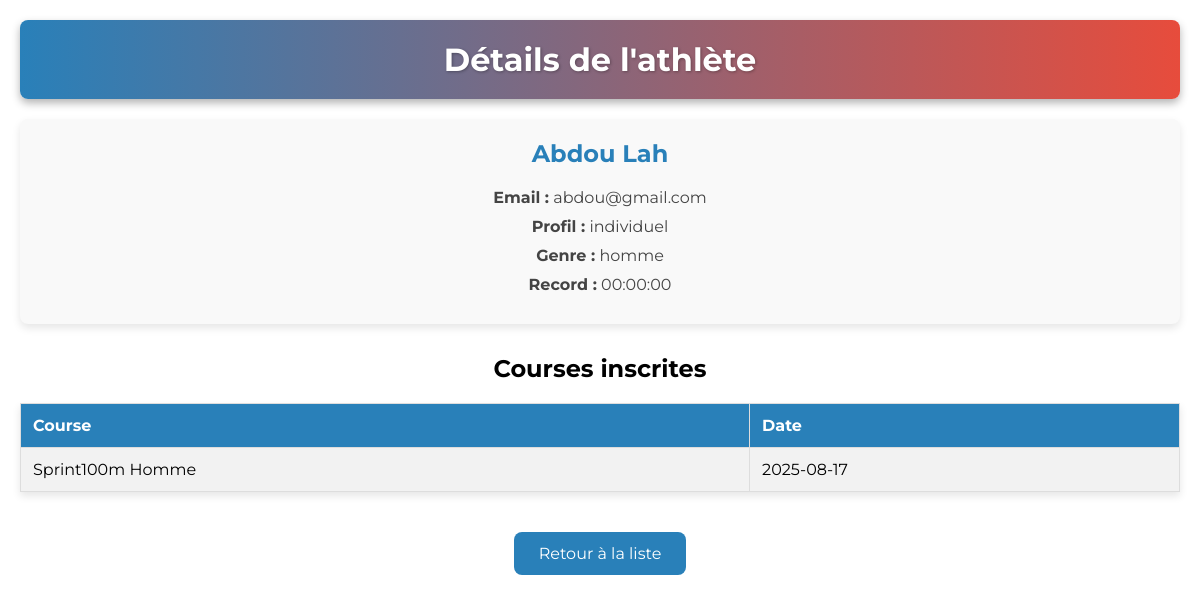
The page /sprint_meetNV/admin/details_athlete.php?id=13 (signed in) on the database its author committed.
### tables this page shows
CREATE TABLE users (
  id int NOT NULL,
  nom varchar(100) NOT NULL,
  prenom varchar(100) NOT NULL,
  email varchar(100) NOT NULL,
  mot_de_passe varchar(255) NOT NULL,
  role enum('admin','arbitre','athlete') NOT NULL DEFAULT 'athlete',
  profil enum('individuel','equipe') DEFAULT 'individuel',
  sexe enum('homme','femme') DEFAULT 'homme',
  pays varchar(100) DEFAULT NULL,
  age int DEFAULT NULL,
  club varchar(100) DEFAULT NULL,
  discipline varchar(50) DEFAULT NULL,
  discipline_equipe varchar(50) DEFAULT NULL,
  record_officiel varchar(20) DEFAULT NULL,
  fichier_record varchar(255) DEFAULT NULL,
  diplome varchar(255) DEFAULT NULL,
  piece_identite varchar(255) DEFAULT NULL,
  identifiant varchar(100) DEFAULT NULL,
  fichier_certif varchar(255) DEFAULT NULL,
  date_creation timestamp NOT NULL DEFAULT CURRENT_TIMESTAMP
);

CREATE TABLE courses (
  id int NOT NULL,
  nom varchar(100) NOT NULL,
  course_type enum('Sprint100m','Sprint200m','Sprint400m','Haies100m','Haies110m','Haies400m','Relais4x100m','Relais4x400m','Autre') NOT NULL,
  round_type enum('Series','DemiFinale','Finale') NOT NULL,
  date_course date NOT NULL,
  statut_inscription enum('ouvert','ferme') DEFAULT 'ouvert'
);

### sprint_meetNV/admin/details_athlete.php (the view, shortened to what this page needs)
<?php
require_once '../includes/db_connect.php';
$id = $_GET['id'];
$sql = "SELECT * FROM users WHERE id = $id AND role = 'athlete'";
$result = mysqli_query($conn, $sql);
$athlete = mysqli_fetch_assoc($result);
$sql_courses = "SELECT c.nom, c.date_course
                FROM courses c
                JOIN inscriptions i ON c.id = i.course_id
                WHERE i.user_id = $id";
$result_courses = mysqli_query($conn, $sql_courses);
$courses = mysqli_fetch_all($result_courses, MYSQLI_ASSOC);
?>
<!DOCTYPE html>
<html lang="fr">
<head>
</head>
<body>
    <header>
        <h1>Détails de l'athlète</h1>
    </header>
    <div class="info-athlete">
        <h2><?php echo $athlete['prenom'] . ' ' . $athlete['nom']; ?></h2>
        <p><strong>Email :</strong> <?php echo $athlete['email']; ?></p>
        <p><strong>Profil :</strong> <?php echo $athlete['profil']; ?></p>
        <p><strong>Genre :</strong> <?php echo $athlete['sexe']; ?></p>
        <p><strong>Record :</strong> <?php echo $athlete['record_officiel']; ?></p>
    </div>
    <h2>Courses inscrites</h2>
    <table class="courses-table">
        <tr>
            <th>Course</th>
            <th>Date</th>
        </tr>
        <?php foreach ($courses as $course): ?>
            <tr>
                <td><?php echo $course['nom']; ?></td>
                <td><?php echo $course['date_course']; ?></td>
            </tr>
        <?php endforeach; ?>
    </table>
    <a href="athletes.php" class="retour">Retour à la liste</a>
</body>
</html>

### sprint_meetNV/admin/details_athlete.php (style rules this page uses)
:root { --primary-blue: #2980b9; --secondary-red: #e74c3c; --white: #fff; --black: #000; }
* { margin: 0; padding: 0; box-sizing: border-box; }
body { font-family: 'Montserrat', sans-serif; background: var(--white); color: var(--black); text-align: center; min-height: 100vh; padding: 20px; max-width: 1200px; margin: 0 auto; }
header { background: linear-gradient(90deg, var(--primary-blue), var(--secondary-red)); padding: 20px; border-radius: 8px; margin-bottom: 20px; box-shadow: 0 4px 8px rgba(0,0,0,0.3); color: var(--white); }
h1 { font-size: 2rem; text-shadow: 1px 1px 3px rgba(0,0,0,0.3); }
.info-athlete { background: #f9f9f9; padding: 20px; border-radius: 8px; box-shadow: 0 4px 8px rgba(0,0,0,0.1); margin-bottom: 30px; }
.info-athlete h2 { color: var(--primary-blue); margin-bottom: 20px; }
.info-athlete p { margin: 10px 0; color: #444; }
.courses-table { width: 100%; border-collapse: collapse; margin: 20px 0; box-shadow: 0 4px 8px rgba(0,0,0,0.1); }
.courses-table th, .courses-table td { padding: 12px; text-align: left; border: 1px solid #ddd; }
.courses-table th { background-color: var(--primary-blue); color: var(--white); }
.courses-table tr:nth-child(even) { background-color: #f2f2f2; }
.retour { display: inline-block; padding: 12px 25px; background: var(--primary-blue); color: var(--white); text-decoration: none; border-radius: 8px; margin-top: 20px; transition: background-color 0.3s ease, transform 0.3s ease; }

### rows shown on the page
users: prenom "Abdou", nom "Lah", email "abdou@gmail.com", profil "individuel", sexe "homme", record_officiel "00:00:00"
courses: nom "Sprint100m Homme", date_course "2025-08-17"
